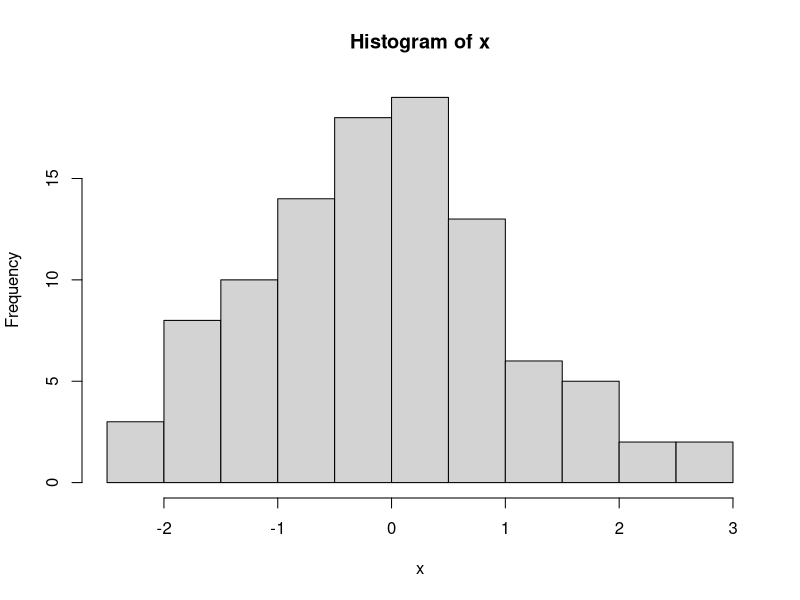
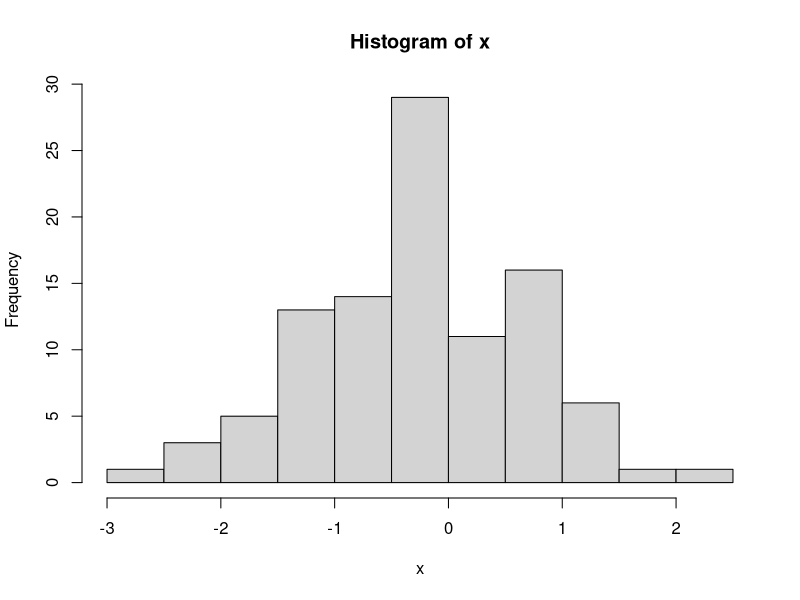

Reproduce these figures in R, in order.
# Base Plotting Demonstration

# his
x<-rnorm(100)
hist(x)


# 100 random numbers using  normal distribution 
x<-rnorm(100)
hist(x)

# next line